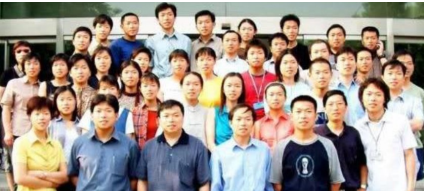
#> input picture lab13/img.png, 437 x 191 px
$ python main.py
#> lines starting #> are read from the running program, lines starting #| are printed output that depends on the picture
from __future__ import annotations

from dataclasses import dataclass, fields
from pathlib import Path
from typing import Final, Callable

import cv2 as cv
import numpy as np


def get_perspective_transform(
        size: tuple[int, int],
        a1: int,
        a2: int
) -> np.ndarray:
    a1 = np.clip(a1, 0, 200) - 100
    a2 = np.clip(a2, 0, 200) - 100

    w, h = size

    in_quad = np.array([
        [0, 0],
        [w - 1, 0],
        [w - 1, h - 1],
        [0, h - 1],
    ], dtype='float32')
    out_quad = np.array([
        [0, 0],
        [w - 1, 0],
        [w - 1, h - 1],
        [0, h - 1],
    ], dtype='float32')

    if a1 > 0:
        out_quad[0, 0] = -a1 * w // 100
        out_quad[1, 0] = (100 + a1) * w // 100
    else:
        out_quad[2, 0] = (100 - a1) * w // 100
        out_quad[3, 0] = a1 * w // 100

    if a2 > 0:
        out_quad[1, 1] = -a2 * h // 100
        out_quad[2, 1] = (100 + a2) * h // 100
    else:
        out_quad[0, 1] = a2 * h // 100
        out_quad[3, 1] = (100 - a2) * h // 100

    return cv.getPerspectiveTransform(in_quad, out_quad)


@dataclass
class Parameters:
    on_values_changed: Callable[[], None] = lambda: None

    rotation: int = 0
    max_rotation: Final[int] = 359

    scale: int = 100
    max_scale: Final[int] = 200

    a1: int = 100
    max_a1: Final[int] = 200

    a2: int = 100
    max_a2: Final[int] = 200

    alpha: int = 100
    max_alpha: Final[int] = 200

    beta: int = 0
    max_beta: Final[int] = 255

    noise_intensity: int = 0
    max_noise_intensity: Final[int] = 100

    def set_rotation(self, value: int) -> None:
        self.rotation = value
        self.on_values_changed()

    def set_scale(self, value: int) -> None:
        self.scale = min(200, max(1, value))
        self.on_values_changed()

    def set_a1(self, value: int) -> None:
        self.a1 = value
        self.on_values_changed()

    def set_a2(self, value: int) -> None:
        self.a2 = value
        self.on_values_changed()

    def set_alpha(self, value: int) -> None:
        self.alpha = value
        self.on_values_changed()

    def set_beta(self, value: int) -> None:
        self.beta = value
        self.on_values_changed()

    def set_noise_intensity(self, value: int) -> None:
        self.noise_intensity = value
        self.on_values_changed()

    def create_sliders(self) -> Parameters:
        window_name = 'Control Panel'
        cv.namedWindow(window_name, cv.WINDOW_GUI_EXPANDED)

        for field in fields(Parameters):
            if field.name.startswith(('max_', 'set_', 'on_')):
                continue

            cv.createTrackbar(
                field.name.capitalize(),
                window_name,
                int(getattr(self, field.name)),
                int(getattr(self, f'max_{field.name}')),
                getattr(self, f'set_{field.name}'),
            )

        return self


def alpha_beta_correction(image: np.ndarray, alpha: float, beta: int) -> np.ndarray:
    return np.clip(alpha * image.astype('float64') + beta, 0, 255).astype('uint8')


def rand_bin_array(n: int, ones_fraction: float) -> np.ndarray:
    assert 0 <= ones_fraction <= 1
    arr = np.zeros(n)
    arr[:int(n * ones_fraction)] = 1
    np.random.shuffle(arr)
    return arr


def apply_noise(image: np.ndarray, noise_intensity: float) -> np.ndarray:
    h, w, c = image.shape
    return np.clip(
        image.astype('int32')
        + rand_bin_array(h * w * c, noise_intensity).reshape(image.shape)
        * np.random.uniform(-127, 128, size=image.shape),
        0, 255
    ).astype('uint8')


def main(scene_path: Path, template_path: Path) -> None:
    scene: np.ndarray = cv.imread(str(scene_path))
#> scene is the input picture: shape (191, 437, 3); mean B, G, R 141.9, 150.7, 162.8
    width = scene.shape[1]
#> width = 437
    height = scene.shape[0]
#> height = 191

    target: np.ndarray = cv.imread(str(template_path), cv.IMREAD_GRAYSCALE)
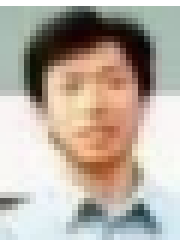
#> input picture lab13/chinese_template.png, 30 x 40 px (shown 6 times larger)
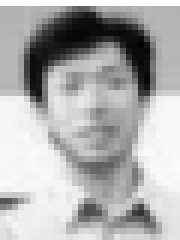
#> target: shape (40, 30) (shown 6 times larger); min 3, max 255, mean 174.5
    target_width = target.shape[1]
#> target_width = 30
    target_height = target.shape[0]
#> target_height = 40

    window_name = 'Main'
    cv.namedWindow(window_name, cv.WINDOW_GUI_EXPANDED)

    params = Parameters().create_sliders()

    def redraw() -> None:
        image = scene
        image = apply_noise(image, params.noise_intensity / 100)
        image = alpha_beta_correction(image, params.alpha / 100, params.beta)
        image = cv.warpPerspective(
            image,
            get_perspective_transform((width, height), params.a1, params.a2),
            (width, height), cv.INTER_LINEAR,
            borderMode=cv.BORDER_CONSTANT, borderValue=(0, 0, 0)
        )
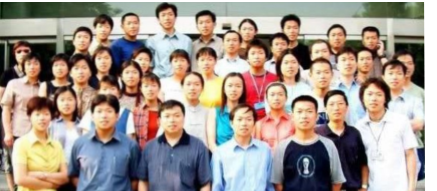
#> image: shape (191, 437, 3); mean B, G, R 141.7, 150.5, 162.7
        image = cv.warpAffine(
            image,
            cv.getRotationMatrix2D((width // 2, height // 2), params.rotation, params.scale / 100),
            dsize=(width, height)
        )
        markers = cv.matchTemplate(cv.cvtColor(image, cv.COLOR_BGR2GRAY), target, method=cv.TM_SQDIFF_NORMED)
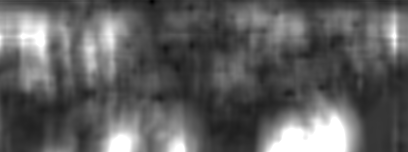
#> markers: shape (152, 408) float32; min 0.00369, max 1, mean 0.37
        min_val, _, min_loc, _ = cv.minMaxLoc(markers)
#> min_val = 0.00369; min_loc = (152, 1)
        x, y = min_loc
#> x = 152; y = 1
        image = cv.putText(
            image, f'{min_val:.2}', (x + 10, y + 10),
            fontFace=cv.FONT_HERSHEY_SIMPLEX, fontScale=0.5, color=(23, 255, 64)
        )
        image = cv.rectangle(
            image, (x, y), (x + target_width, y + target_height),
            color=(23, 255, 64)
        )
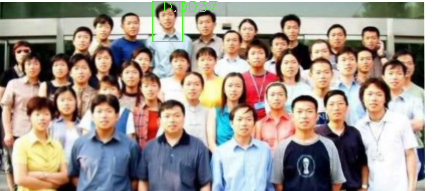
#> image: shape (191, 437, 3); mean B, G, R 141.2, 150.7, 162.3
        cv.imshow(window_name, image)

    params.on_values_changed = redraw
    redraw()

    cv.waitKey(0)
    cv.destroyAllWindows()


if __name__ == '__main__':
    main(scene_path=Path('img.png'), template_path=Path('chinese_template.png'))
